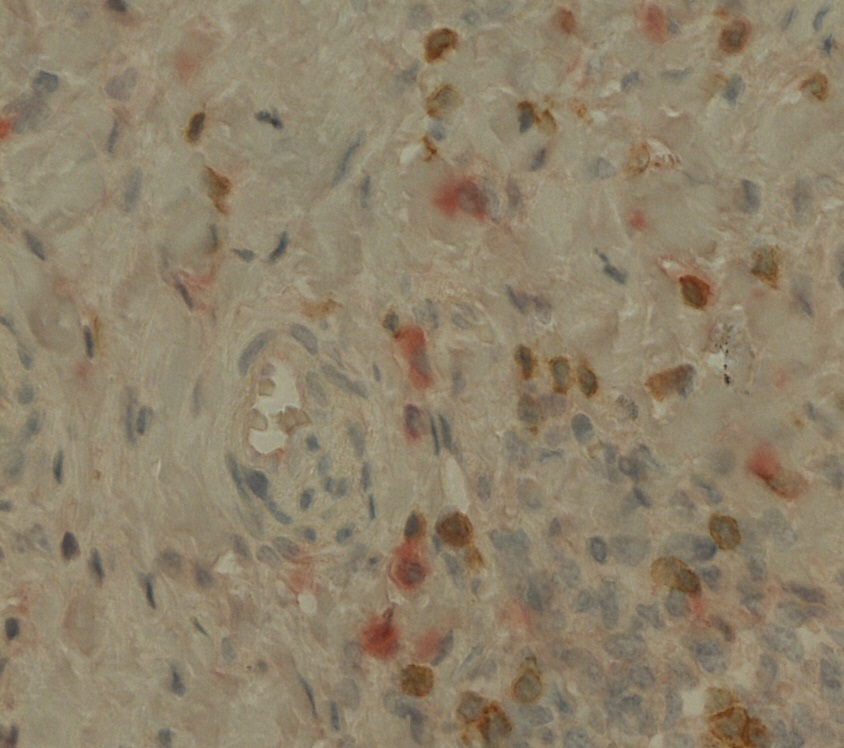
#> input picture TestingScripts/TestImage.jpg, 844 x 748 px
$ python SeedsThreshold.py   (older library calls are emulated)
#> lines starting #> are read from the running program, lines starting #| are printed output that depends on the picture
import numpy as np
from numpy import linalg
import matplotlib.pyplot as plt

from skimage.io import imread
from skimage.color import separate_stains, rgb2grey
from skimage.exposure import rescale_intensity
from skimage.segmentation import random_walker
from skimage import morphology
from skimage.filters import sobel

#ihc_rgb = imread(r'C:\Users\griffin\Desktop\MicroDeconvolution\TestingScripts\SamplePics\SK108 3554 28_1_CD3_IL10_Set 1_20X_Take 1.jpg')
ihc_rgb = imread(r'TestImage.jpg')
#> ihc_rgb is the input picture: shape (748, 844, 3); mean R, G, B 142.6, 129.7, 106.4

# Color deconvolution
# Hematoxylin(0) & DAB(2)
rgb_from_hrd = np.array([[0.65, 0.70, 0.29],
                         [0.1, 0.95, 0.95],
                         [0.27, 0.57, 0.78]])
hrd_from_rgb = linalg.inv(rgb_from_hrd)

# Stain space conversion
ihc_hrd = separate_stains(ihc_rgb, hrd_from_rgb)
#> ihc_hrd: shape (748, 844, 3) float64; mean of channels 0, 1, 2 0.023, 3.83e-06, 0.114


# Rescale signals so that intensity ranges from 0 to 1
# ihc_hrd[:, :, (0,1, or 2 -- is the color channel)]
def stainspace2array(ihc_xyz, channel):
#> called with channel = 2
    rescale = rescale_intensity(ihc_xyz[:, :, channel], out_range=(0,1))
    stain_array = np.dstack((np.zeros_like(rescale), rescale, rescale))
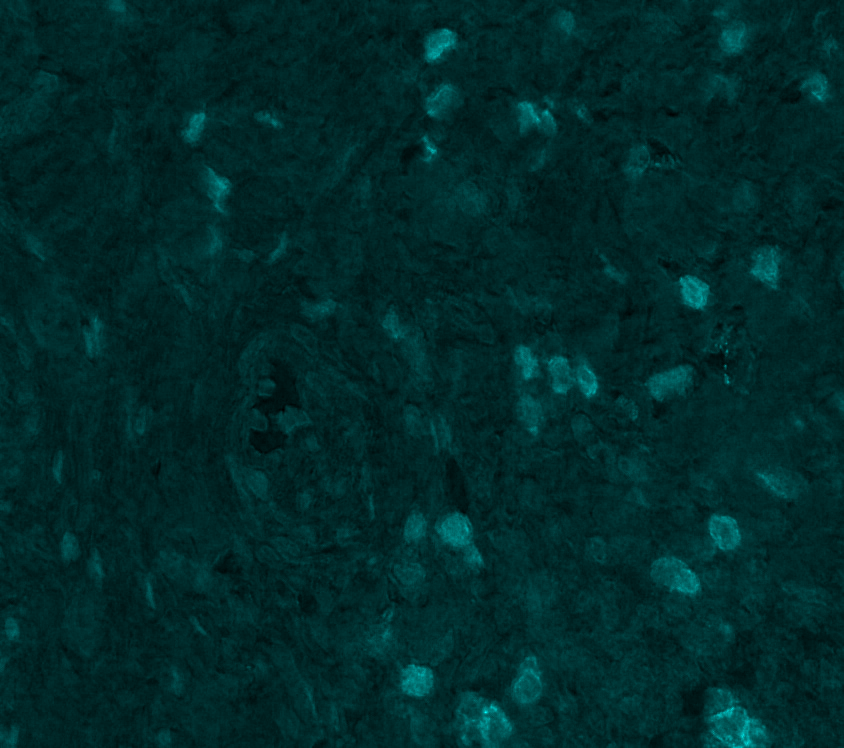
#> stain_array: shape (748, 844, 3) float64; mean of channels 0, 1, 2 0, 0.166, 0.166; drawn as R, G, B
    grey_array = rgb2grey(stain_array)

    return grey_array


DAB_Grey_Array = stainspace2array(ihc_hrd, 2)
Hema_Grey_Array = stainspace2array(ihc_hrd, 0)
#> call 2 of stainspace2array, with channel = 0
#> in stainspace2array (call 2), `rescale = rescale_intensity(ihc_xyz[:, :, channel], out_range=(0,1))`:
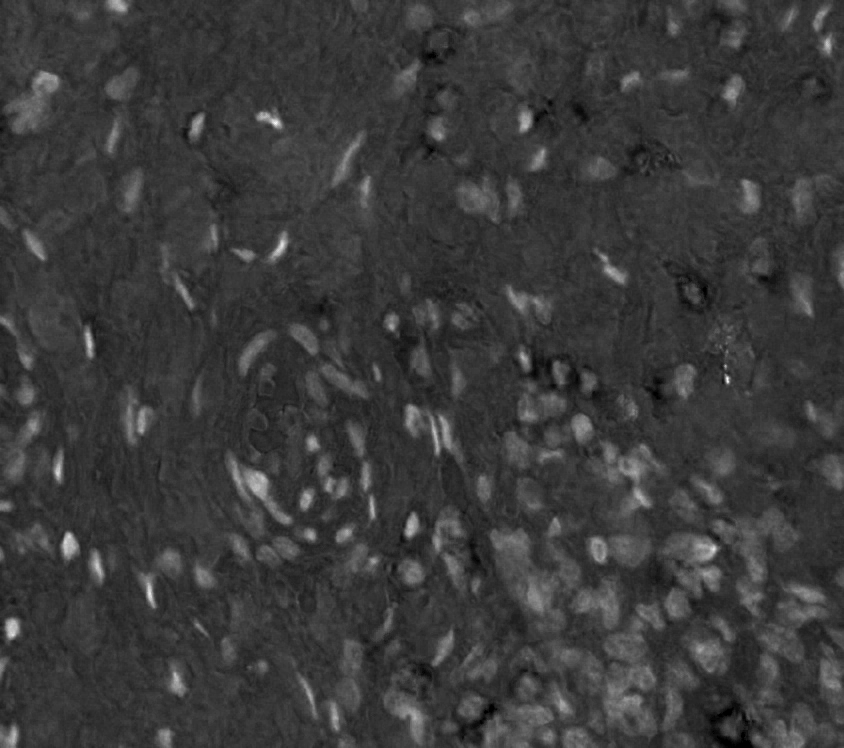
#> rescale: shape (748, 844) float64; min 0, max 1, mean 0.232
#> in stainspace2array (call 2), `stain_array = np.dstack((np.zeros_like(rescale), rescale, rescale))`:
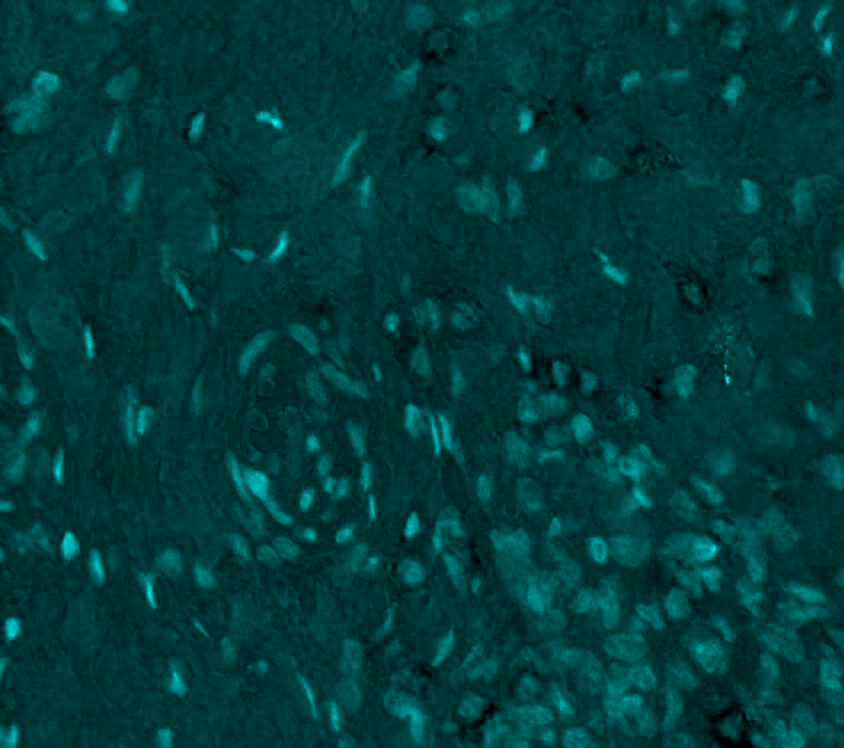
#> stain_array: shape (748, 844, 3) float64; mean of channels 0, 1, 2 0, 0.232, 0.232; drawn as R, G, B
#> in stainspace2array (call 2), `grey_array = rgb2grey(stain_array)`:
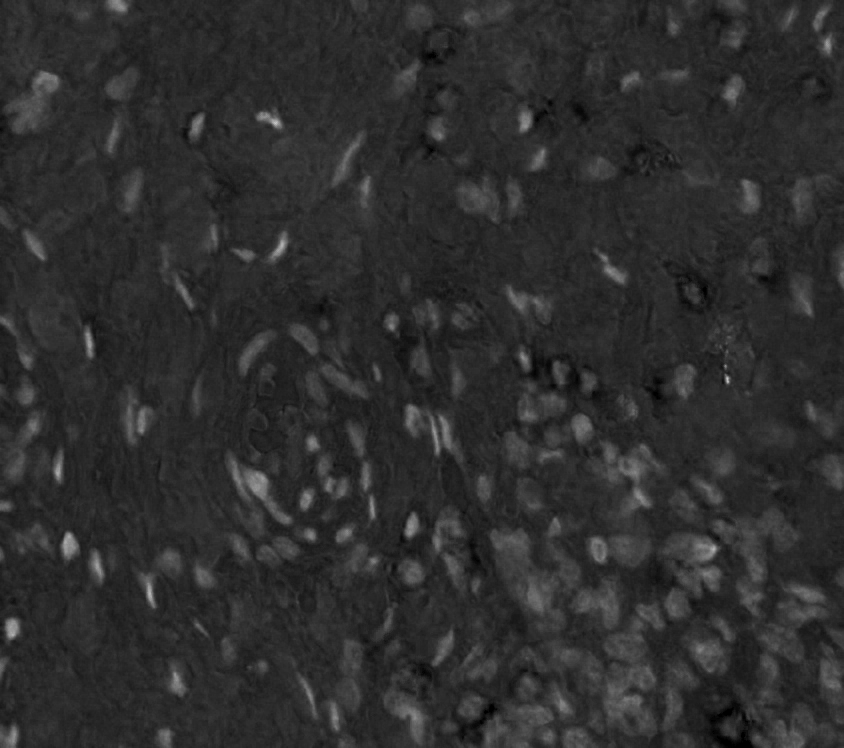
#> grey_array: shape (748, 844) float64; min 0, max 0.788, mean 0.183
red_Grey_Array = stainspace2array(ihc_hrd, 1)
#> call 3 of stainspace2array, with channel = 1
#> in stainspace2array (call 3), `rescale = rescale_intensity(ihc_xyz[:, :, channel], out_range=(0,1))`:
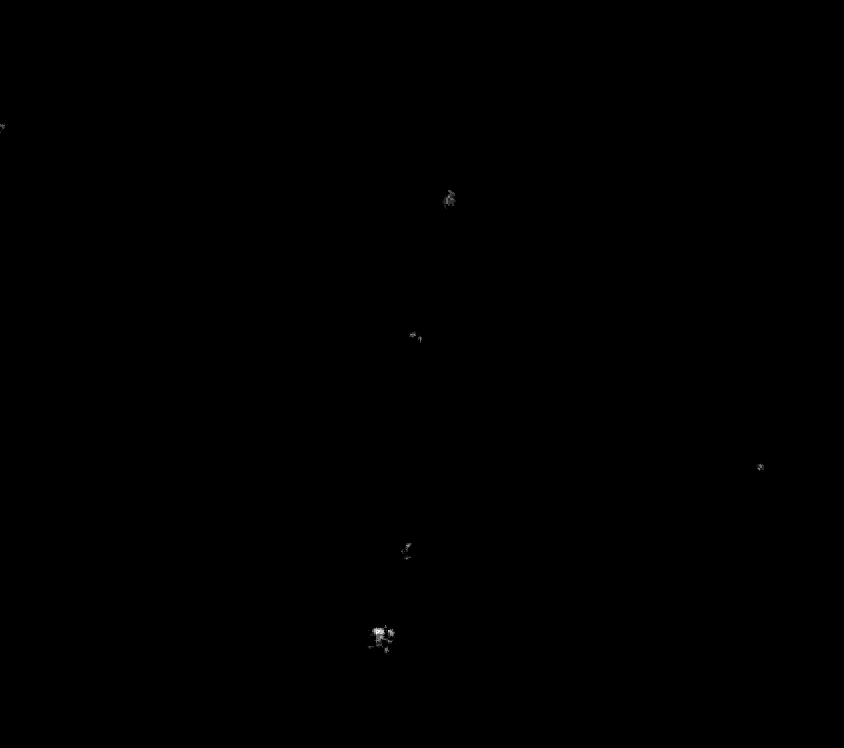
#> rescale: shape (748, 844) float64; min 0, max 1, mean 0.000296

#Get markers for random walk
def get_markers(grey_array, bottom_thresh, top_thresh):

    markers = np.zeros_like(grey_array)
    markers[grey_array < bottom_thresh] = 1
    markers[grey_array > top_thresh] = 2

    return markers


DAB_markers = get_markers(DAB_Grey_Array, .3, .5)
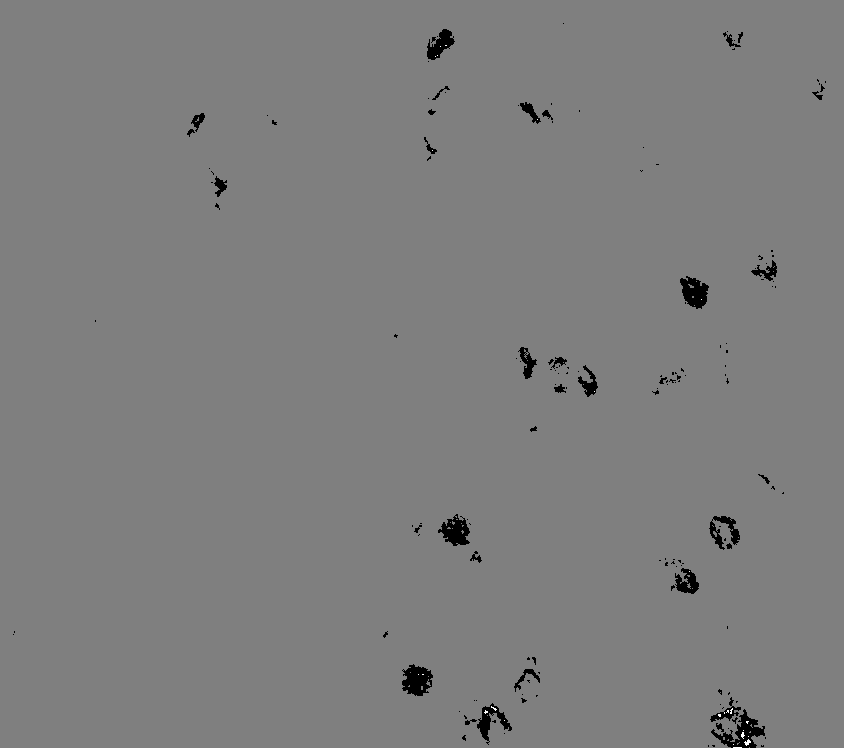
#> DAB_markers: shape (748, 844) float64; min 0, max 2, mean 0.989; drawn with min black and max white
Hema_markers = get_markers(Hema_Grey_Array, .2, .4)
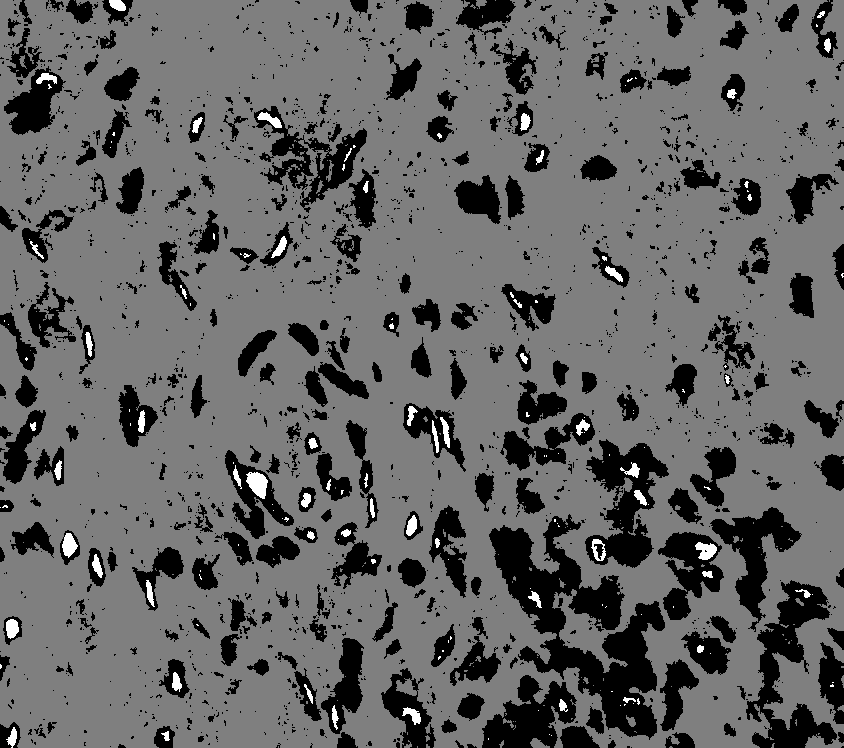
#> Hema_markers: shape (748, 844) float64; min 0, max 2, mean 0.794; drawn with min black and max white
red_markers = get_markers(red_Grey_Array, .4, .5)


#Plot images
fig, axes = plt.subplots(2, 2, figsize=(12, 11))
#ax0 = axes.ravel()
ax0, ax1,  ax2, ax3 = axes.ravel()

ax0.imshow(ihc_rgb, cmap=plt.cm.gray, interpolation='nearest')
ax0.set_title("Original")

ax1.imshow(DAB_markers, cmap=plt.cm.spectral, interpolation='nearest')
ax1.set_title("DAB Markers")

ax2.imshow(Hema_markers, cmap=plt.cm.spectral)
ax2.set_title("Hematoxylin Markers")

ax3.imshow(red_markers, cmap=plt.cm.spectral)
ax3.set_title("Permanent Red Markers")

for ax in axes.ravel():
    ax.axis('off')

fig.subplots_adjust(left=None, bottom=None, right=None, top=None, wspace=None, hspace=None)

plt.show()
